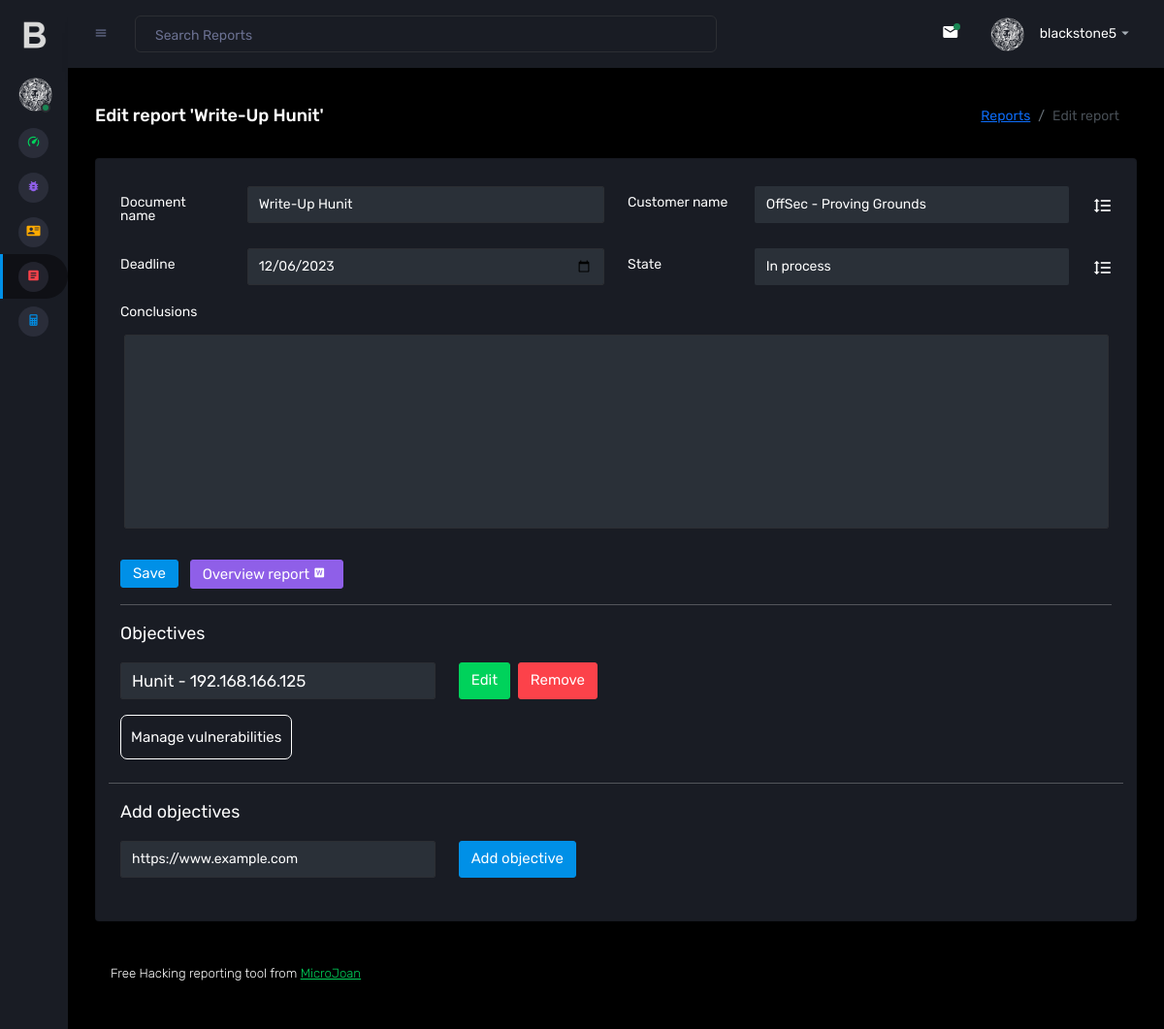
Screenshot of /BlackStone/editar_informe.php?id=3 (signed in) with the database file from the repository.
### tables this page shows
CREATE TABLE `reports` (
  `id` int(11) NOT NULL,
  `name_doc` varchar(255) DEFAULT NULL,
  `id_company_auditada` int(11) DEFAULT NULL,
  `vulnerabilidades` text DEFAULT NULL,
  `estado` text DEFAULT NULL,
  `fecha` date DEFAULT NULL,
  `recommendations` text DEFAULT NULL,
  `propuestas` text DEFAULT NULL,
  `conclusiones` text DEFAULT NULL
);

CREATE TABLE `companies` (
  `id` int(11) NOT NULL,
  `name` text DEFAULT NULL,
  `web` text DEFAULT NULL,
  `mail_domain` text DEFAULT NULL,
  `logo` text NOT NULL
);

CREATE TABLE `scope` (
  `id` int(11) NOT NULL,
  `url` text NOT NULL,
  `id_informe` int(11) NOT NULL,
  `orden` int(11) NOT NULL
);

### BlackStone/functions/traductor.php (called while the page is built, shortened)
<?php
function lang($sentencia){
    if($sentencia == "En proceso" && $_SESSION['idioma'] == "EN"){ $sentencia = "In process";};
    if($sentencia == "Terminado" && $_SESSION['idioma'] == "EN"){ $sentencia = "Finalized";};
    return $sentencia;
};
?>

### BlackStone/editar_informe.php (the view, shortened to what this page needs)
<!DOCTYPE html>
<?php
include("functions/traductor.php");
include("connection.php");
$url = $_SERVER["REQUEST_URI"];
$urlArray = explode('=', $url);
$id_url = $urlArray[1];
?>
<html>
  <head>
    <link rel="stylesheet" href="assets/vendors/mdi/css/materialdesignicons.min.css">
    <link rel="stylesheet" href="assets/vendors/css/vendor.bundle.base.css">
    <link rel="stylesheet" href="assets/vendors/jvectormap/jquery-jvectormap.css">
    <link rel="stylesheet" href="assets/vendors/flag-icon-css/css/flag-icon.min.css">
    <link rel="stylesheet" href="assets/vendors/owl-carousel-2/owl.carousel.min.css">
    <link rel="stylesheet" href="assets/vendors/owl-carousel-2/owl.theme.default.min.css">
    <link rel="stylesheet" href="assets/css/style.css">
  </head>
  <body class="sidebar-icon-only">
    <div class="container-scroller">
    <?php
      include("nav.php");
    ?>
      <div class="container-fluid page-body-wrapper">
        <nav class="navbar p-0 fixed-top d-flex flex-row">
          <div class="navbar-menu-wrapper flex-grow d-flex align-items-stretch">
            <button class="navbar-toggler navbar-toggler align-self-center" type="button" data-toggle="minimize">
              <span class="mdi mdi-menu"></span>
            </button>
            <ul class="navbar-nav w-100">
              <li class="nav-item w-100">
                <form class="nav-link mt-2 mt-md-0 d-none d-lg-flex search">
                  <input type="text" class="form-control" placeholder="<?php echo lang("Search Reports"); ?>">
                </form>
              </li>
            </ul>
            <ul class="navbar-nav navbar-nav-right">
              <li class="nav-item dropdown border-left">
                <a class="nav-link count-indicator dropdown-toggle" id="messageDropdown" href="#" data-bs-toggle="dropdown" aria-expanded="false">
                  <i class="mdi mdi-email"></i>
                  <span class="count bg-success"></span>
                </a>
              </li>
              <li class="nav-item dropdown">
                <a class="nav-link" id="profileDropdown" href="#" data-bs-toggle="dropdown">
                  <div class="navbar-profile">
                    <img class="img-xs rounded-circle" src="assets/images/faces/black-stone.png" alt="">
                    <p class="mb-0 d-none d-sm-block navbar-profile-name">blackstone5</p>
                    <i class="mdi mdi-menu-down d-none d-sm-block"></i>
                  </div>
                </a>
              </li>
            </ul>
          </div>
        </nav>
        <div class="main-panel">
          <div class="content-wrapper">
          <?php
                $sentencia = "select * from reports where id=".$id_url;
                $consulta = mysqli_query($connection, $sentencia) or die("Error de Consulta");
                while($file= mysqli_fetch_array($consulta)){
                  $name_doc=$file['name_doc'];
                  $id_company_auditada=$file['id_company_auditada'];
                  $estado=$file['estado'];
                  $fecha=$file['fecha'];
                  $conclusiones0=$file['conclusiones'];
                  $sentencia_company = "select * from companies where id=".$id_company_auditada;
                  $consulta_company = mysqli_query($connection, $sentencia_company) or die("Error de Consulta companies");
                  while($file= mysqli_fetch_array($consulta_company)){
                      $id_company=$file['id'];
                      $name_company=$file['name'];
                      $company_auditada_seleccionada= "<option value=".$id_company.">".$name_company."</option>";
                  }
                }
            ?>
            <div class="page-header">
              <h3 class="page-title"> <?php echo lang("Edit report"); echo " "."'".$name_doc."'"?> </h3>
              <nav aria-label="breadcrumb">
                <ol class="breadcrumb">
                  <li class="breadcrumb-item"><a href="reports.php"><?php echo lang("Reports");?></a></li>
                  <li class="breadcrumb-item active" aria-current="page"><?php echo lang("Edit report");?></li>
                </ol>
              </nav>
            </div>
            <div class="row">
              <div class="col-12 grid-margin">
                <div class="card">
                  <div class="card-body">
                    <form class="form-sample" form action="" method="post">
                      <div class="row">
                        <div class="col-md-6">
                          <div class="form-group row">
                            <label class="col-sm-3 col-form-label"><?php echo lang("Document name"); ?></label>
                            <div class="col-sm-9">
                              <input type="text" class="form-control" id="name_doc" name="name_doc" value="<?php echo $name_doc ?>" style="color:white;">
                            </div>
                          </div>
                        </div>
                        <div class="col-md-6">
                          <div class="form-group row">
                            <label class="col-sm-3 col-form-label"><?php echo lang("Customer name");?></label>
                            <div class="col-sm-8 col-8">
                              <select class="form-control" id="id_company_auditada" style="color:white" name="id_company_auditada" required>
                                <?php echo $company_auditada_seleccionada ?>
                              </select>
                            </div>
                            <label class="col-sm-1 col-1 col-form-label"><i class="mdi mdi-format-line-spacing fs-5"></i></label>
                          </div>
                        </div>
                      </div>
                      <div class="row">
                        <div class="col-md-6">
                          <div class="form-group row" style="color:white;">
                            <label class="col-sm-3 col-form-label"><?php echo lang("Deadline"); ?></label>
                            <div class="col-sm-9">
                              <input type="date" class="form-control" id="fecha" name="fecha" style="color:white;" value="<?php echo $fecha?>">
                            </div>
                          </div>
                        </div>
                        <div class="col-md-6">
                          <div class="form-group row">
                            <label class="col-sm-3 col-form-label"><?php echo lang("State");?></label>
                            <div class="col-sm-8 col-8">
                              <select class="form-control" id="estado" style="color:white" name="estado">
                                <option value="<?php echo $estado ?>"><?php echo lang($estado); ?></option>
                              </select>
                            </div>
                            <label class="col-sm-1 col-1 col-form-label"><i class="mdi mdi-format-line-spacing fs-5"></i></label>
                          </div>
                        </div>
                        <div class="col-md-12" style="width:97%">
                          <div class="form-group row">
                            <label for="col-sm-3 col-form-label"><?php echo lang("Conclusions");?></label>
                            <textarea class="form-control m-3 text-white" name="conclusiones" id="conclusiones" style="height:200px;"><?php echo $conclusiones0 ?></textarea>
                          </div>
                        </div>
                      </div>
                      <button type="submit" name="guardar_cambios_informe" id="guardar_cambios_informe" class="btn btn-primary me-2"><?php echo lang("Save"); ?></button>
                      <a type="button" href="gen_word_tecnico.php?id=<?php echo $id_url ?>" target="_blank" class="btn btn-info me-2"><?php echo lang("Overview report"); ?>&nbsp;<i class="mdi mdi-file-word-box" style="font-size:13px"></i></a>
                    </form>
                    <hr>
                    <div class="row">
                      <div class="col-md-12">
                      <label class="page-title pb-3"><?php echo lang("Objectives"); ?></label>
                      <form id="form_interna" action="" method="post">
                        <div class="row">
                        <?php
                          $sentencia = "select * from scope where id_informe=".$id_url;
                          $consulta = mysqli_query($connection, $sentencia) or die("Error de Consulta");
                          $contador_java = 0;
                          while($file= mysqli_fetch_array($consulta)){
                            $id_scope=$file['id'];
                            $url_scope=$file['url'];
                            $texto_vulns= lang("Vulnerabilities associated with");
                            echo '
                                <div class="col-sm-1 d-none">
                                    <div class="form-group">
                                        <input type="text" class="form-control" value="'.$id_scope.'" name="id">
                                    </div>
                                </div>
                                <div class="col-sm-4">
                                    <div class="form-group">
                                        <span type="text" class="form-control" style="color:white; font-size: 17px;">'.$url_scope.'</span>
                                    </div>
                                </div>
                                <div class="col-sm-3">
                                  <div class="form-group d-flex">
                                      <a type="submit" class="btn btn-success" href="editar_scope.php?id='.$id_url.'" style="padding-top: 10px;">'.lang("Edit").'</a>
                                      &nbsp;&nbsp;
                                      <button type="submit" class="btn btn-danger" name="eliminar_objetivo" value="'.$id_scope.'" style="height:38px;">'.lang("Remove").'</button>
                                  </div>
                                </div>
                                <div class="col-sm-12">
                                    <input type="checkbox" id="mostrar'.$contador_java.'">
                                    <label for="mostrar'.$contador_java.'" style="border: 1px white solid; padding: 10px; border-radius: 7px;">
                                      <span style="font-size:15px;">'.lang("Manage vulnerabilities").'</span>
                                    </label>
                                    <div class="col-sm-12" id="contenido'.$contador_java.'" style="background-color:#0f1015; border-radius:10px; padding:15px; margin-top: 15px;">
                                    <div class="row">
                                      <div class="col-md-12">
                                        <label class="page-title pb-3">'.$texto_vulns.' '.$url_scope.':</label>
                                      </div>
                                      <center>
                                      <table class="table table-bordered" style="width:700px;">
                                      </tbody>';
                                        echo'
                                          </tbody>
                                        </table>
                                      </center>
                                    </div>
                                    <div class="row">
                                      <div class="col-md-12">
                                          <label class="page-title pb-3">';
                                          echo'
                                            </label>
                                            <input type="text" class="form-control" id="busqueda_'.$id_scope.'" placeholder="'.lang("Search Vulnerabilities...").'" style="color:white;">
                                          <br>
                                        <div class="card" style="overflow:scroll; height:420px">';
                                        ?>
                                      <?php
                                      $insertar_vulns = lang("Add vulns");
                                        echo '
                                        </div>
                                        <br><button type="submit" class="btn btn-success" id="insertar_vuln_scope" name="insertar_vuln_scope" value="'.$id_scope.'">'.$insertar_vulns.'</button>
                                      </div>
                                    </div>
                                    </div><br><br>
                                </div>
                                ';
                                $contador_java ++;
                          }
                        ?>
                            <hr>
                            <label class="page-title pb-3"><?php echo lang("Add objectives"); ?></label>
                            <div class="col-sm-4">
                                <div class="form-group">
                                    <input type="text" class="form-control" value="https://www.example.com" name="url" style="color:white">
                                </div>
                            </div>
                            <div class="col-sm-3">
                                <div class="form-group d-flex">
                                    <input type="submit" class="btn btn-primary" name="añadir_objetivo" value="<?php echo lang("Add objective"); ?>" style="height: 38px;">
                                </div>
                            </div>
                        </div>
                      </form>
                      </div>
                    </div>
                  </div>
                </div>
              </div>
            </div>
          <footer class="footer">
            <div class="d-sm-flex justify-content-center justify-content-sm-between">
              <span class="float-none float-sm-right d-block mt-1 mt-sm-0 text-center"> <?php echo lang("Free Hacking reporting tool from ");?> <a href="https://microjoan.com/" target="_blank">MicroJoan</a></span>
            </div>
          </footer>
        </div>
      </div>
    </div>
  </body>
</html>

### rows the page displays
reports: name_doc "Write-Up Hunit", fecha "12/06/2023", estado "In process"
companies: id_company_auditada "OffSec - Proving Grounds"
scope: url "Hunit - 192.168.166.125", $id_scope 20 (drawn)

### other values shown
lang("Edit report") "Edit report"
lang("Reports") "Reports"
lang("Document name") "Document name"
lang("Customer name") "Customer name"
lang("Deadline") "Deadline"
lang("State") "State"
lang("Conclusions") "Conclusions"
lang("Save") "Save"
lang("Overview report") "Overview report"
lang("Objectives") "Objectives"
lang("Add objectives") "Add objectives"
lang("Free Hacking reporting tool from ") "Free Hacking reporting tool from"
